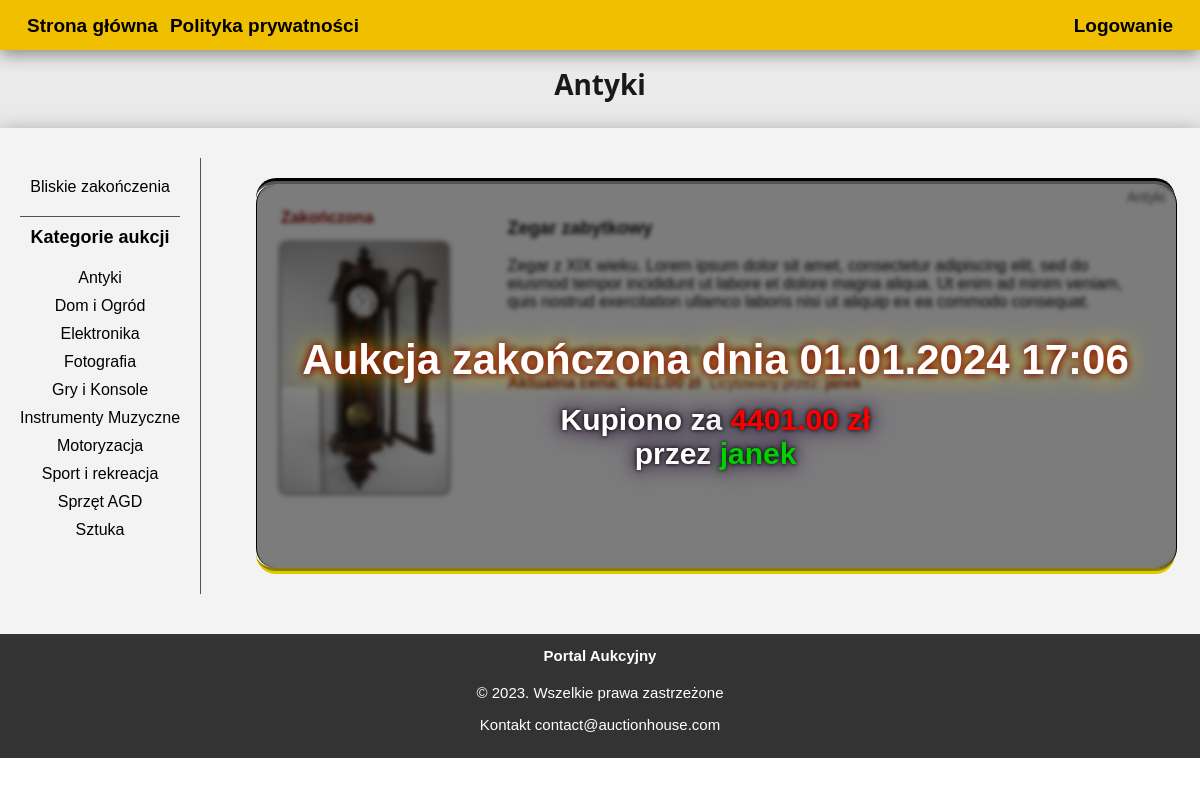
Screenshot of /auctions_category.php?category=Antyki with the database file from the repository.
### tables this page shows
CREATE TABLE `auctions` (
  `auctionID` int(11) NOT NULL,
  `userID` int(11) DEFAULT NULL,
  `creationDate` timestamp NOT NULL DEFAULT current_timestamp(),
  `itemName` varchar(255) DEFAULT NULL,
  `category` varchar(124) DEFAULT NULL,
  `picture` varchar(255) DEFAULT NULL,
  `description` varchar(1024) DEFAULT NULL,
  `endDate` timestamp NULL DEFAULT NULL,
  `askingPrice` decimal(10,2) DEFAULT NULL,
  `currentPrice` decimal(10,2) DEFAULT NULL,
  `status` varchar(20) DEFAULT NULL,
  `auctioneerID` int(11) DEFAULT NULL
);

CREATE TABLE `users` (
  `id` int(10) NOT NULL,
  `username` varchar(35) NOT NULL,
  `email` varchar(100) NOT NULL,
  `pwd` varchar(255) NOT NULL,
  `created_at` datetime NOT NULL DEFAULT current_timestamp()
);

### auctions_category.php (the view, shortened to what this page needs)
<?php
    require_once "includes/presentAuctions.inc.php";
    require_once "includes/presentAuctions_model.inc.php";
    if(isset($_GET['category'])){
        $cat = urldecode($_GET['category']);
    }
    $currentTimestamp = time();
?>
<!DOCTYPE html>
<html lang="pl">
<head>
    <link rel="stylesheet" type="text/css" href="css/presentAuctions.css">
    <link rel="stylesheet" type="text/css" href="css/style.css">
</head>
<body>
    <header>
        <?php include 'nav.php' ?>
        <div class="title-header">
            <h1><?php echo $cat ?></h1>
        </div>
    </header>
<div class="container">
<main>
    <div class="left">
    <a href="present_auctions.php" id="ostatnie_aukcje" >Bliskie zakończenia</a>
        <div class="section-title">Kategorie aukcji</div><br>
        <?php $categories = getCategories($pdo)?>
        <?php
            foreach ($categories as $category)
            {
                ?>
                    <a href="auctions_category.php?category=<?php echo urlencode($category['category'])?>">
                        <?php echo ucfirst($category['category']) ?></a>
                <?php
            }
        ?>
    </div>
    <div class="right">
        <?php $auctions = getAuctionsByCategory($pdo, $cat);
                foreach ($auctions as $auction)
                {
                    $auctionId = $auction['auctionID'];
                    $auctionEndDateTimestamp = strtotime($auction['endDate']);
                    ?>
                    <a href="auction.php?id=<?php echo urlencode($auctionId)?>">
                        <div class="auction">
                            <div class="auction-left">
                                <p class="timer"></p>
                                <p class="picture"><img src="<?php echo "uploads/{$auction['picture']}"?>"></p>
                            </div>
                            <div class="auction-right">
                                <p class="auctionName"><?php echo $auction['itemName'] ?></p>
                                <p class="categoryName"><?php echo $auction['category'] ?></p>
                                <p class="description"><?php echo $auction['description'] ?></p>
                    </a>
                                <p class="askingPrice">Cena wywoławcza: <?php echo $auction['askingPrice'] ?> zł</p>
                                <p class="sellerName">Sprzedawany przez: <a id='seller_name'><?php get_user_name($pdo, $auction['userID']); ?> </a></p></br>
                                <p class="currentPrice" data-auction-id="<?php echo $auctionId; ?>">Aktualna cena: <?php echo $auction['currentPrice'] ?> zł</p>
                                <p class="auctioneerName">Licytowany przez: <a id='auctioneer_name' data-auction-id="<?php echo $auctionId; ?>"><?php get_user_name($pdo, $auction["auctioneerID"]);?> </a></p>
                            </div>
                            <?php
                                if($auction['status']=='Closed' || $currentTimestamp > $auction['endDate']) {?>
                                <div class='fog' style="display: flex;" data-auction-id="<?php echo $auctionId; ?>"></div>
                                    <div class="auction-closed">
                                        <p class="auction-ended">Aukcja zakończona dnia <?php echo date('d.m.Y H:i', $auctionEndDateTimestamp); ?> </p>
                                        <p class="sold">Kupiono za <a style="color: red;"><?php echo $auction['currentPrice']?> zł</a><br>
                                        przez <a style="color: #00D100;"><?php get_user_name($pdo, $auction['auctioneerID'] )?></a></p>
                                    </div>
                            <?php }else {?>
                                <div class='fog' style="display: none;" data-auction-id="<?php echo $auctionId; ?>"></div>
                            <?php }?>
                        </div>
                <?php
                }
            ?>
    <?php include 'includes/footer.php' ?>
</body>
</html>

### includes/presentAuctions_model.inc.php (shortened to what this page needs)
<?php
function getAuctionsByCategory(object $pdo, $category)
{
    $query = "SELECT * FROM auctions WHERE category = ? ORDER BY (endDate >= CURRENT_TIMESTAMP) DESC, endDate >= CURRENT_TIMESTAMP, endDate";
    $stmt = $pdo->prepare($query);
    $stmt->bindParam(1, $category, PDO::PARAM_STR);
    $stmt->execute();
    while($row = $stmt->fetch(PDO::FETCH_ASSOC)){
        $data[] = $row;
    }
    return $data;
}
function getCategories(object $pdo)
{
    $query = "SELECT DISTINCT category FROM auctions ORDER BY category";
    $stmt = $pdo->prepare($query);
    $stmt->execute();
    while($row = $stmt->fetch(PDO::FETCH_ASSOC)){
        $categories[] = $row;
    }
    return $categories;
}
function get_user_name(object $pdo, $userID)
{
    if($userID!=null)
    {
        $query = "SELECT username FROM users WHERE id = :userID";
        $stmt = $pdo->prepare($query);
        $stmt->bindParam(':userID', $userID, PDO::PARAM_INT);
        $stmt->execute();
        $seller_name = $stmt->fetch(PDO::FETCH_ASSOC);
        echo $seller_name['username'];
    }
    else{
        echo '-';
    }
}

### css/presentAuctions.css (style rules this page uses)
a:link { text-decoration: none; }
h1 { padding: 15px; margin: 0 ; display: flex; justify-content: center; align-items: center; }
main { display: grid; grid-template-columns: auto 1fr; grid-column-gap: 30px; margin-top: 10px; margin-bottom: 20px; }
main .section-title { font-size: 18px; font-weight: bold; }
main .left { border-right: thin solid rgb(82, 82, 82); font-size: 18px; padding: 20px; text-align: center; }
main .left a { display: block; text-decoration: none; color:rgb(0, 0, 0); font-size: 16px; margin-bottom:10px; }
main .left #ostatnie_aukcje { text-align: center; padding-bottom: 20px; font-size: 16px; border-bottom: thin solid rgb(82, 82, 82); }
main .auction { display: grid; border-radius: 20px; border-top: rgb(0, 0, 0) groove 6px; border-bottom: rgb(225, 200, 0) groove 6px; background-color: rgb(248, 248, 248); padding: 15px; margin:20px; margin-left: 25px; margin-right: 25px; font-size: 16px; transition: 0.3s; max-width: 1000px; position: relative; grid-template-columns: auto 1fr; grid-column-gap: 50px; grid-row-gap: 50px; }
.fog { background-color: rgba(0, 0, 0, 0.5); display: none; position: absolute; z-index: 2; min-width: 100%; min-height: 100%; border-radius: 20px; backdrop-filter: blur(2px); border-right: 1px solid; border-left: 1px solid; }
.auction-right .categoryName { display: flex; font-size: 14px; margin: 0; position: absolute; top: 5px; right: 10px; color: rgb(80, 80, 80); }
.auction-left p { display: inline; color: rgb(0, 0, 0); font-size: 16px; }
.auction-left .timer { font-size: 16px; margin-right: 10px; color: darkred; margin-top: 0px; display: inline-block; font-weight:bold; }
.auctionName { display: flex; font-weight: bold; font-size: 18px; text-decoration: none; color: #101010; line-height: 22px; }
.auction-left img { display: block; max-width: 350px; max-height: 250px; box-shadow: 0px 0px 5px rgb(0, 0, 0); border-radius: 5px; outline: 1px grey solid; object-fit: cover; }
.auction .picture img::before { content: ''; display: block; min-width: 350px; min-height: 250px; background-color: #000000; }
.auction-right .currentPrice { display: inline-block; color: darkred; font-size: 16px; margin-top: 0px; font-weight: bold; }
.auction-right .askingPrice { display: inline-block; color: rgb(90, 90, 90); font-size: 15px; font-weight: bold; }
.auctioneerName, .sellerName { display: inline; font-size: 14px; font-weight: none; margin-left:5px; }
.auctioneerName { color: darkred; }
.sellerName { color: rgb(90, 90, 90); }
main .right .auction-right .description { margin-right: 25px; }
.auction-ended { width: 100%; z-index: 3; color: rgb(255, 255, 255); text-shadow: 0px 0px 8px rgb(175, 0, 0), 0 0 0.6em rgb(255, 225, 0), 0 0 0.2em rgb(0, 0, 0); position: absolute; top:35%; left:50%; transform: translate(-50%, -50%); font-size: 42px; font-weight: bold; }
.sold { z-index: 3; color: rgb(255, 255, 255); text-shadow: 0px 0px 4px rgb(0, 0, 0), 0 0 1em rgb(79, 0, 107), 0 0 0.5em rgb(0, 0, 0); position: absolute; top:58%; left:50%; transform: translate(-50%, -50%); font-size: 30px; font-weight: bold; }
.auction-closed { text-align: center; }
main .auction-left { margin: 10px }
#seller_name, #auctioneer_name { font-weight: bold; display: inline; }

### css/style.css (style rules this page uses)
html { font-family: Arial, sans-serif; font-size: 15px; }
body { margin: 0; padding: 0; align-items: center; justify-content: center; }
a:link, a:visited { text-decoration: none; color: black; }
.title-header { width: auto; font-size: clamp(16px, 2vw,24px); color:rgb(25, 25, 25); background-color: rgb(234, 234, 234); padding-bottom: 10px; pointer-events: none; font-family: Verdana, sans-serif; font-weight: bold; justify-content:center; text-align: center; align-content: center; }
.title-header h1 { font-weight: bold; font-size: clamp(28px,2vw,40px); margin-top:0px; font-family: 'Segoe UI', Tahoma, Geneva, Verdana, sans-serif; }
.container { display: flex; box-shadow: 0 5px 20px rgba(0, 0, 0, 0.4); padding-top: 20px; padding-bottom: 20px; background-color: rgb(243, 243, 243); min-width: 100%; min-height: 100%; height: auto; width: auto; justify-content:center; }
.title-header h1 { font-weight: bold; font-size: clamp(28px,2vw,36px); margin-top:0px; font-family: 'Segoe UI', Tahoma, Geneva, Verdana, sans-serif; }

### rows the page displays
auctions: picture (picture), itemName "Zegar zabytkowy", category "Antyki", description "Zegar z XIX wieku. Lorem ipsum dolor sit amet, consectetur adipiscing elit, sed do eiusmod tempor incididunt ut labore et dolore magna aliqua. Ut enim ad minim veniam, quis nostrud exercitation ullamco laboris nisi ut aliquip ex ea commodo consequat.", askingPrice "4199.00", userID.username "Piotrek janek janek", currentPrice "4401.00", endDate "01.01.2024 17:06"

### other values shown
$cat "Antyki"
$category['category'] "Antyki"
$category['category'] "Dom i Ogród"
$category['category'] "Elektronika"
$category['category'] "Fotografia"
$category['category'] "Gry i Konsole"
$category['category'] "Instrumenty Muzyczne"
$category['category'] "Motoryzacja"
$category['category'] "Sport i rekreacja"
$category['category'] "Sprzęt AGD"
$category['category'] "Sztuka"
